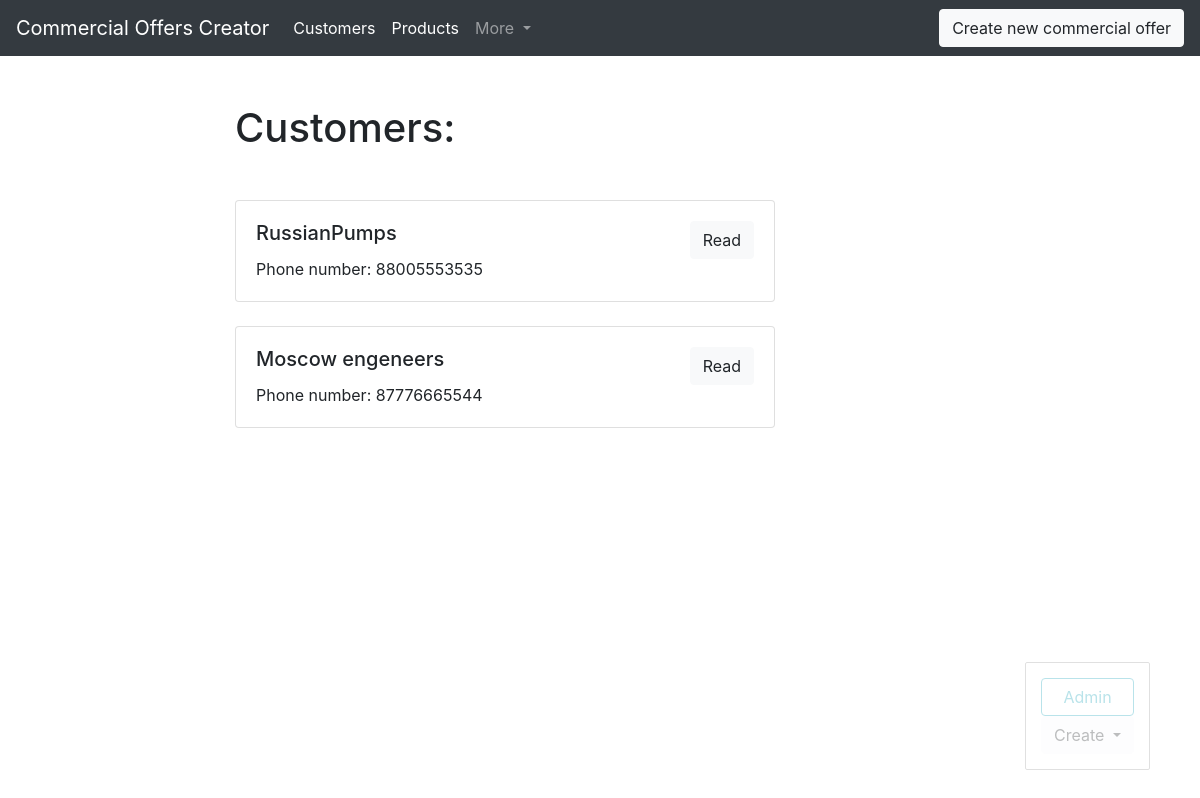
/COC/customers (signed in), run on the app's committed database.
### COC/models.py (models this page shows, shortened)
class Customer(models.Model):
    denomination = models.CharField(max_length=150, db_index=True)
    id = models.AutoField(primary_key=True)
    address = models.CharField(max_length=150)
    index = models.CharField(max_length=6)
    telephone = models.CharField(max_length=11)
    contactPersonPhoneNumber = models.CharField(max_length=11, blank=True)
    contactPersonEmail = models.CharField(max_length=50, blank=True)
    price_group_discounts = models.ManyToManyField('PriceGroupDiscount', blank=True)
    def get_absolut_url(self):
        return reverse('customer_ditail_url', kwargs={'id': self.id})

### COC/views.py (the view)
# urls.py: path('customers', customers_list, name='customers_list_url'),
def customers_list(request):
    customers = Customer.objects.all()
    return render(request, 'COC/customers_list.html', context={'customers': customers})

### COC/templates/COC/customers_list.html (shortened to what this page needs)
{% extends 'COC/base_COC.html' %}
{% block content %}
  <h1 class="mb-5">Customers:</h1>
  {% for customer in customers %}
    {% include 'COC/includes/customer_card_template.html' %}
  {% endfor %}
{% endblock %}

### COC/templates/COC/includes/customer_card_template.html
<div class="card mb-4">
  <div class="card-body">
    <div class="row">
      <div class="col-sm-6">
        <h5 class="card-title">{{customer.denomination}}</h5>
        <p class="card-text">Phone number: {{customer.telephone}}</p>
      </div>
      <div class="col-sm-6 text-right">
        <a href="{{ customer.get_absolut_url }}" class="btn btn-light">Read</a>
      </div>
    </div>
  </div>
</div>

### data on the page
Customer: denomination "RussianPumps", telephone "88005553535"
Customer: denomination "Moscow engeneers", telephone "87776665544"
